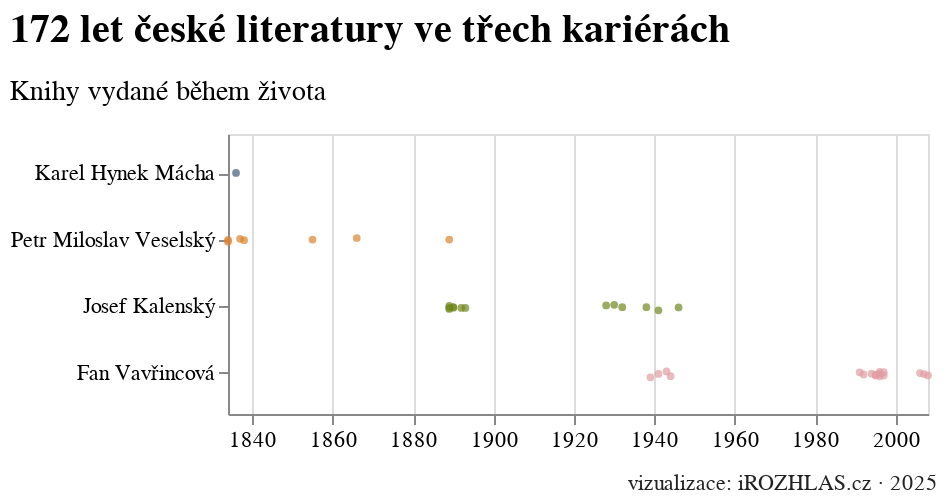

The notebook cell this image was saved under:
### Code cell
bodovy_graf(
    temata={'Karel Hynek Mácha':'jk01072915','Petr Miloslav Veselský': 'jk01142116', 'Josef Kalenský': 'jk01052646', 'Fan Vavřincová': 'jk01141829'},
    titulek="172 let české literatury ve třech kariérách",
    podtitulek="Knihy vydané během života",
    barvy=['#445B78', '#DB842F', '#70871E', '#E09DA3'],
    od_roku=1800,
)

### Figure 1 — Vega-Lite specification as saved in the notebook (floating-point values rounded to 4 significant figures)
{"config": {"title": {"font": "Noticia Text", "fontSize": 20, "anchor": "start", "subtitleFont": "Noticia Text", "subtitleFontSize": 14, "subtitlePadding": 14, "dy": -10}, "axis": {"labelFont": "Asap", "titleFont": "Asap", "titleFontWeight": "normal", "labelFontSize": 11, "titleFontSize": 14, "labelPadding": 2, "titlePadding": 10}, "legend": {"labelFont": "Asap", "labelFontWeight": "normal", "titleFont": "Asap", "titleFontWeight": "normal", "labelFontSize": 11, "titleFontSize": 14}}, "layer": [{"data": {"name": "data-63de386d4b4e3407da3a7a810a97ec8d"}, "mark": {"type": "circle", "size": 15}, "encoding": {"color": {"field": "kdo", "legend": null, "scale": {"range": ["#445B78", "#DB842F", "#70871E", "#E09DA3"]}, "sort": ["Karel Hynek Mácha", "Petr Miloslav Veselský", "Josef Kalenský", "Fan Vavřincová"], "type": "nominal"}, "x": {"field": "rok", "title": null, "type": "temporal"}, "y": {"field": "kdo", "sort": ["Karel Hynek Mácha", "Petr Miloslav Veselský", "Josef Kalenský", "Fan Vavřincová"], "title": null, "type": "nominal"}, "yOffset": {"field": "jitter", "scale": {"range": [12, 15]}, "type": "quantitative"}}, "title": {"text": "172 let české literatury ve třech kariérách", "subtitle": "Knihy vydané během života"}, "transform": [{"calculate": "sqrt(-2*log(random()))*cos(2*PI*random())", "as": "jitter"}]}, {"data": {"name": "data-a5a9d84e52b7753d0eb9b9525e2cb07f"}, "mark": {"type": "text", "align": "right", "baseline": "bottom", "color": "#222", "dx": 180, "dy": 110, "font": "Asap", "fontSize": 11}, "encoding": {"text": {"field": "text", "type": "nominal"}}}], "height": 140, "width": 350, "$schema": "https://vega.github.io/schema/vega-lite/v5.8.0.json", "datasets": {"data-63de386d4b4e3407da3a7a810a97ec8d": [{"rok": "1836-01-01T00:00:00", "titul": "Mág", "autorstvo": "Mácha Karel Hynek", "autorstvo_kod": "jk01072915", "001": "cpk20041417516", "umrti": 1836.0, "046_g": ["1836"], "w_umrti": 1836.0, "kdo": "Karel Hynek Mácha"}, {"rok": "1834-01-01T00:00:00", "titul": "Ukradený střewjc, anebo, Prawý důkaz wěrnosti", "autorstvo": "Veselský Petr Miloslav", "autorstvo_kod": "jk01142116", "001": "nkc20102130003", "umrti": 1889.0, "046_g": ["1889"], "w_umrti": 1889.0, "kdo": "Petr Miloslav Veselský"}, {"rok": "1834-01-01T00:00:00", "titul": "Jozefka, anebo, Podiwné schledánj", "autorstvo": "Veselský Petr Miloslav", "autorstvo_kod": "jk01142116", "001": "cpk20021123969", "umrti": 1889.0, "046_g": ["1889"], "w_umrti": 1889.0, "kdo": "Petr Miloslav Veselský"}, {"rok": "1837-01-01T00:00:00", "titul": "Jolanta, anebo, Obnowená důwěra", "autorstvo": "Veselský Petr Miloslav", "autorstvo_kod": "jk01142116", "001": "nkc20092009453", "umrti": 1889.0, "046_g": ["1889"], "w_umrti": 1889.0, "kdo": "Petr Miloslav Veselský"}, {"rok": "1838-01-01T00:00:00", "titul": "Mocnost lásky, neb, Wiljm a Marie", "autorstvo": "Veselský Petr Miloslav", "autorstvo_kod": "jk01142116", "001": "cpk20021195155", "umrti": 1889.0, "046_g": ["1889"], "w_umrti": 1889.0, "kdo": "Petr Miloslav Veselský"}, {"rok": "1855-01-01T00:00:00", "titul": "Jolanta, aneb, Obnowená důwěra", "autorstvo": "Veselský Petr Miloslav", "autorstvo_kod": "jk01142116", "001": "bknaus19240", "umrti": 1889.0, "046_g": ["1889"], "w_umrti": 1889.0, "kdo": "Petr Miloslav Veselský"}, {"rok": "1866-01-01T00:00:00", "titul": "Čarodějnice, aneb, Bůh dopustí - ale neopustí", "autorstvo": "Veselský Petr Miloslav", "autorstvo_kod": "jk01142116", "001": "nkc20102032126", "umrti": 1889.0, "046_g": ["1889"], "w_umrti": 1889.0, "kdo": "Petr Miloslav Veselský"}, {"rok": "1889-01-01T00:00:00", "titul": "Karla Havlíčka kutnohorský pobyt a porotní soud, konaný 12. listopadu 1851", "autorstvo": "Veselský Petr Miloslav", "autorstvo_kod": "jk01142116", "001": "bknaus19241", "umrti": 1889.0, "046_g": ["1889"], "w_umrti": 1889.0, "kdo": "Petr Miloslav Veselský"}, {"rok": "1889-01-01T00:00:00", "titul": "Národní pohádky a báje", "autorstvo": "Kalenský Josef", "autorstvo_kod": "jk01052646", "001": "nkc20142542424", "umrti": 1951.0, "046_g": ["1951"], "w_umrti": 1951.0, "kdo": "Josef Kalenský"}, {"rok": "1889-01-01T00:00:00", "titul": "V zemi Apačů, nebo, Lovci v amerických pralesích", "autorstvo": "Kalenský Josef", "autorstvo_kod": "jk01052646", "001": "nkc20071718449", "umrti": 1951.0, "046_g": ["1951"], "w_umrti": 1951.0, "kdo": "Josef Kalenský"}, {"rok": "1889-01-01T00:00:00", "titul": "Šelmobijce", "autorstvo": "Kalenský Josef", "autorstvo_kod": "jk01052646", "001": "nkc20102124855", "umrti": 1951.0, "046_g": ["1951"], "w_umrti": 1951.0, "kdo": "Josef Kalenský"}, {"rok": "1890-01-01T00:00:00", "titul": "Kniha kouzel a bájí", "autorstvo": "Kalenský Josef", "autorstvo_kod": "jk01052646", "001": "nkc20102124780", "umrti": 1951.0, "046_g": ["1951"], "w_umrti": 1951.0, "kdo": "Josef Kalenský"}, {"rok": "1890-01-01T00:00:00", "titul": "Zemí divých mužů", "autorstvo": "Kalenský Josef", "autorstvo_kod": "jk01052646", "001": "nkc20102124842", "umrti": 1951.0, "046_g": ["1951"], "w_umrti": 1951.0, "kdo": "Josef Kalenský"}, {"rok": "1892-01-01T00:00:00", "titul": "Mezi piráty", "autorstvo": "Kalenský Josef", "autorstvo_kod": "jk01052646", "001": "nkc20172888340", "umrti": 1951.0, "046_g": ["1951"], "w_umrti": 1951.0, "kdo": "Josef Kalenský"}, {"rok": "1893-01-01T00:00:00", "titul": "Jim, zalesák americký", "autorstvo": "Kalenský Josef", "autorstvo_kod": "jk01052646", "001": "cpk20233494991", "umrti": 1951.0, "046_g": ["1951"], "w_umrti": 1951.0, "kdo": "Josef Kalenský"}, {"rok": "1928-01-01T00:00:00", "titul": "Lapač divé zvěře", "autorstvo": "Kalenský Josef", "autorstvo_kod": "jk01052646", "001": "bkneli01381", "umrti": 1951.0, "046_g": ["1951"], "w_umrti": 1951.0, "kdo": "Josef Kalenský"}, {"rok": "1930-01-01T00:00:00", "titul": "Lovec buvolů", "autorstvo": "Kalenský Josef", "autorstvo_kod": "jk01052646", "001": "bk193001546", "umrti": 1951.0, "046_g": ["1951"], "w_umrti": 1951.0, "kdo": "Josef Kalenský"}, {"rok": "1932-01-01T00:00:00", "titul": "Jim zálesák", "autorstvo": "Kalenský Josef", "autorstvo_kod": "jk01052646", "001": "bk193201578", "umrti": 1951.0, "046_g": ["1951"], "w_umrti": 1951.0, "kdo": "Josef Kalenský"}, {"rok": "1938-01-01T00:00:00", "titul": "U táborového ohně v údolí Lovce jelenů", "autorstvo": "Kalenský Josef", "autorstvo_kod": "jk01052646", "001": "nkc20172963004", "umrti": 1951.0, "046_g": ["1951"], "w_umrti": 1951.0, "kdo": "Josef Kalenský"}, {"rok": "1941-01-01T00:00:00", "titul": "Pohádka za pohádkou", "autorstvo": "Kalenský Josef", "autorstvo_kod": "jk01052646", "001": "nkc20183003421", "umrti": 1951.0, "046_g": ["1951"], "w_umrti": 1951.0, "kdo": "Josef Kalenský"}, {"rok": "1946-01-01T00:00:00", "titul": "U táborového ohně v Údolí Lovce jelenů", "autorstvo": "Kalenský Josef", "autorstvo_kod": "jk01052646", "001": "nkc20162800275", "umrti": 1951.0, "046_g": ["1951"], "w_umrti": 1951.0, "kdo": "Josef Kalenský"}, {"rok": "1939-01-01T00:00:00", "titul": "Patsy tropí hlouposti", "autorstvo": "Vavřincová Fan", "autorstvo_kod": "jk01141829", "001": "bk193903380", "umrti": 2012.0, "046_g": ["2012"], "w_umrti": 2012.0, "kdo": "Fan Vavřincová"}, {"rok": "1941-01-01T00:00:00", "titul": "Sladká dívka", "autorstvo": "Vavřincová Fan", "autorstvo_kod": "jk01141829", "001": "bk194104206", "umrti": 2012.0, "046_g": ["2012"], "w_umrti": 2012.0, "kdo": "Fan Vavřincová"}, {"rok": "1943-01-01T00:00:00", "titul": "Pozor! Zázračné dítě", "autorstvo": "Vavřincová Fan", "autorstvo_kod": "jk01141829", "001": "bk194301860", "umrti": 2012.0, "046_g": ["2012"], "w_umrti": 2012.0, "kdo": "Fan Vavřincová"}, {"rok": "1944-01-01T00:00:00", "titul": "Eva tropí hlouposti", "autorstvo": "Vavřincová Fan", "autorstvo_kod": "jk01141829", "001": "cpk20010736350", "umrti": 2012.0, "046_g": ["2012"], "w_umrti": 2012.0, "kdo": "Fan Vavřincová"}, {"rok": "1991-01-01T00:00:00", "titul": "Josefína", "autorstvo": "Vavřincová Fan", "autorstvo_kod": "jk01141829", "001": "ck9205163", "umrti": 2012.0, "046_g": ["2012"], "w_umrti": 2012.0, "kdo": "Fan Vavřincová"}, {"rok": "1992-01-01T00:00:00", "titul": "Pozor, zázračné dítě!", "autorstvo": "Vavřincová Fan", "autorstvo_kod": "jk01141829", "001": "nkc20132467624", "umrti": 2012.0, "046_g": ["2012"], "w_umrti": 2012.0, "kdo": "Fan Vavřincová"}, {"rok": "1994-01-01T00:00:00", "titul": "Zkuste to s motýly", "autorstvo": "Vavřincová Fan", "autorstvo_kod": "jk01141829", "001": "np9424229", "umrti": 2012.0, "046_g": ["2012"], "w_umrti": 2012.0, "kdo": "Fan Vavřincová"}, {"rok": "1995-01-01T00:00:00", "titul": "Divoška Kim", "autorstvo": "Vavřincová Fan", "autorstvo_kod": "jk01141829", "001": "cpk19950109562", "umrti": 2012.0, "046_g": ["2012"], "w_umrti": 2012.0, "kdo": "Fan Vavřincová"}, {"rok": "1995-01-01T00:00:00", "titul": "Prázdniny s Julií", "autorstvo": "Vavřincová Fan", "autorstvo_kod": "jk01141829", "001": "np9536846", "umrti": 2012.0, "046_g": ["2012"], "w_umrti": 2012.0, "kdo": "Fan Vavřincová"}, {"rok": "1996-01-01T00:00:00", "titul": "Blažené údolí", "autorstvo": "Vavřincová Fan", "autorstvo_kod": "jk01141829", "001": "cpk19960172779", "umrti": 2012.0, "046_g": ["2012"], "w_umrti": 2012.0, "kdo": "Fan Vavřincová"}, {"rok": "1996-01-01T00:00:00", "titul": "Návrat za úplňku", "autorstvo": "Vavřincová Fan", "autorstvo_kod": "jk01141829", "001": "cpk19960149807", "umrti": 2012.0, "046_g": ["2012"], "w_umrti": 2012.0, "kdo": "Fan Vavřincová"}, {"rok": "1996-01-01T00:00:00", "titul": "Vlk a sedm kůzlátek", "autorstvo": "Vavřincová Fan", "autorstvo_kod": "jk01141829", "001": "cpk19960114846", "umrti": 2012.0, "046_g": ["2012"], "w_umrti": 2012.0, "kdo": "Fan Vavřincová"}, {"rok": "1997-01-01T00:00:00", "titul": "Marie", "autorstvo": "Vavřincová Fan", "autorstvo_kod": "jk01141829", "001": "cpk19970212361", "umrti": 2012.0, "046_g": ["2012"], "w_umrti": 2012.0, "kdo": "Fan Vavřincová"}, {"rok": "1997-01-01T00:00:00", "titul": "Lépe je být pošetilý", "autorstvo": "Vavřincová Fan", "autorstvo_kod": "jk01141829", "001": "cpk19970190142", "umrti": 2012.0, "046_g": ["2012"], "w_umrti": 2012.0, "kdo": "Fan Vavřincová"}, {"rok": "2006-01-01T00:00:00", "titul": "Taková normální rodinka", "autorstvo": "Vavřincová Fan", "autorstvo_kod": "jk01141829", "001": "nkc20061645262", "umrti": 2012.0, "046_g": ["2012"], "w_umrti": 2012.0, "kdo": "Fan Vavřincová"}, {"rok": "2007-01-01T00:00:00", "titul": "Vrah a srdcová dáma", "autorstvo": "Vavřincová Fan", "autorstvo_kod": "jk01141829", "001": "nkc20071719833", "umrti": 2012.0, "046_g": ["2012"], "w_umrti": 2012.0, "kdo": "Fan Vavřincová"}, {"rok": "2008-01-01T00:00:00", "titul": "Taková normální rodinka se vrací!", "autorstvo": "Vavřincová Fan", "autorstvo_kod": "jk01141829", "001": "nkc20071719835", "umrti": 2012.0, "046_g": ["2012"], "w_umrti": 2012.0, "kdo": "Fan Vavřincová"}], "data-a5a9d84e52b7753d0eb9b9525e2cb07f": [{"text": "vizualizace: iROZHLAS.cz · 2025"}]}}
